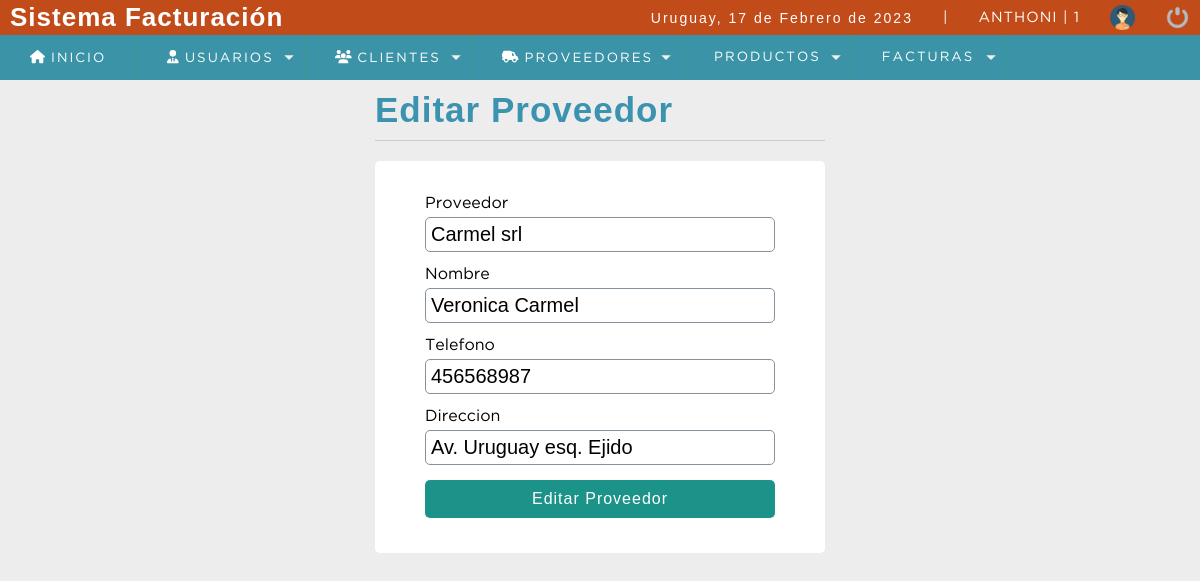
Page /sistema/editar_proveedor.php?id=12 (signed in) on the committed database.
### tables this page shows
CREATE TABLE `proveedor` (
  `codproveedor` int(11) NOT NULL,
  `proveedor` varchar(100) DEFAULT NULL,
  `contacto` varchar(100) DEFAULT NULL,
  `telefono` bigint(11) DEFAULT NULL,
  `direccion` text DEFAULT NULL,
  `date_add` datetime NOT NULL DEFAULT current_timestamp(),
  `usuario_id` int(11) NOT NULL,
  `estatus` int(11) NOT NULL DEFAULT 1
);

### sistema/editar_proveedor.php (the view, shortened to what this page needs)
<?php
	include "../conexion.php";
	$idproveedor = $_REQUEST['id'];
	$sql = mysqli_query($conection,"SELECT * FROM proveedor WHERE codproveedor = $idproveedor and estatus = 1");
	$result_sql = mysqli_num_rows($sql);
	if($result_sql == 0){
		header('location: lista_proveedor.php');
	}else{
		while($data = mysqli_fetch_array($sql)) {
			$proveedor 		= $data['proveedor'];
			$contacto 		= $data['contacto'];
			$telefono 		= $data['telefono'];
			$direccion 		= $data['direccion'];
		}
	}
 ?>
<!DOCTYPE html>
<html lang="en">
<head>
	<?php include "includes/scripts.php"; ?>
</head>
<body>
	<?php include "includes/header.php"; ?>
	<section id="container">
		<div class="form_register">
			<h1>Editar Proveedor</h1>
			<hr>
	<form action="" method="post">
		 <label for="proveedor">Proveedor</label>
         <input type="text" name="proveedor" id="proveedor" placeholder="Nombre del Proveedor" value="<?php echo $proveedor; ?>">
		 <label for="contacto">Nombre</label>
         <input type="text" name="contacto" id="contacto" placeholder="Nombre Completo" value="<?php echo $contacto; ?>">
         <label for="telefono">Telefono</label>
         <input type="number" name="telefono" id="telefono" placeholder="Telefono" value="<?php echo $telefono; ?>">
         <label for="direccion">Direccion</label>
         <input type="text" name="direccion" id="direccion" placeholder="Direccion" value="<?php echo $direccion; ?>">
         <input type="submit" value="Editar Proveedor" class="btn_save">
    </form>
		</div>
	</section>
</body>
</html>

### sistema/css/style.css (style rules this page uses)
* { margin: 0; padding: 0; box-sizing: border-box; }
body { background: #ededed; }
h1, h2, h3, h4, h5, h6 { font-family: 'arial'; font-weight: bold; letter-spacing: 1px; }
h1 { font-size: 26px; }
#container { padding: 90px 15px 15px; }
.form_register { width: 450px; margin: auto; border-radius: 5px; }
.form_register h1 { color: #3c93b0; text-align: center; }
hr { border: 0; background: #CCC; height: 1px; margin: 10px 0; }
form { background: #FFF; margin: auto; padding: 20px 50px; border: 10 px solid #d1d1d1; border-radius: 5px; }
label { display: block; font-size: 12pt; font-family: 'GothamBook'; margin: 15px auto 5px auto; }
input,select { display: block; width: 100%; font-size: 15pt; padding: 5px; border: 1px solid #85929e; border-radius: 5px; }
.btn_save { font-size: 12pt; background: #1C9388; padding: 10px; color: #FFF; letter-spacing: 1px; border: 0; cursor: pointer; margin: 15px auto; display: block; border-radius: 5px; }
#container h1 { font-size: 35px; display: inline-block; }

### rows in the picture
proveedor: proveedor "Carmel srl", contacto "Veronica Carmel", telefono "456568987", direccion "Av. Uruguay esq. Ejido"

### other values in the picture
fechaC() "17 de Febrero de 2023"
$_SESSION['user'] "ANTHONI"
$_SESSION['rol'] "1"
